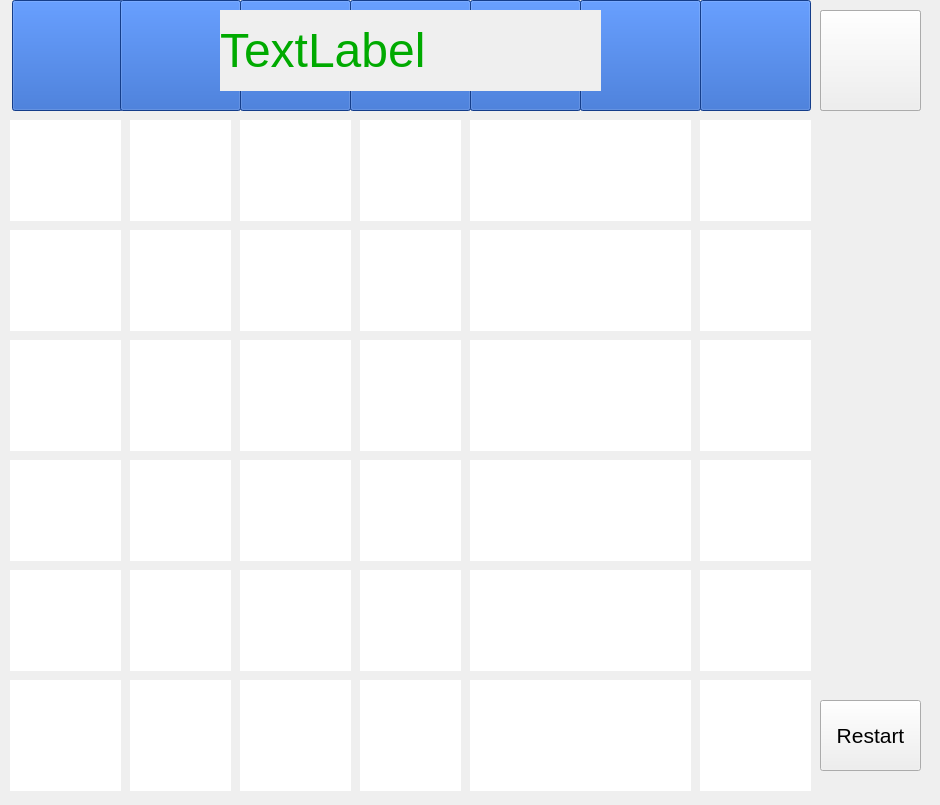
<?xml version="1.0" encoding="UTF-8"?>
<ui version="4.0">
 <class>ConnectFour_CSCI440Project_v01Class</class>
 <widget class="QMainWindow" name="ConnectFour_CSCI440Project_v01Class">
  <property name="enabled">
   <bool>true</bool>
  </property>
  <property name="geometry">
   <rect>
    <x>0</x>
    <y>0</y>
    <width>940</width>
    <height>805</height>
   </rect>
  </property>
  <property name="acceptDrops">
   <bool>false</bool>
  </property>
  <property name="windowTitle">
   <string>ConnectFour_CSCI440Project_v01</string>
  </property>
  <property name="autoFillBackground">
   <bool>false</bool>
  </property>
  <widget class="QWidget" name="centralWidget">
   <widget class="QLabel" name="boardBG">
    <property name="geometry">
     <rect>
      <x>10</x>
      <y>0</y>
      <width>801</width>
      <height>791</height>
     </rect>
    </property>
    <property name="text">
     <string/>
    </property>
    <property name="pixmap">
     <pixmap resource="ConnectFour_CSCI440Project_v01.qrc">:/ConnectFour_CSCI440Project_v01/Resources/board_BG.png</pixmap>
    </property>
    <property name="scaledContents">
     <bool>true</bool>
    </property>
   </widget>
   <widget class="QPushButton" name="restartBtn">
    <property name="geometry">
     <rect>
      <x>820</x>
      <y>700</y>
      <width>101</width>
      <height>71</height>
     </rect>
    </property>
    <property name="font">
     <font>
      <pointsize>16</pointsize>
     </font>
    </property>
    <property name="text">
     <string>Restart</string>
    </property>
   </widget>
   <widget class="QPushButton" name="redBtn">
    <property name="geometry">
     <rect>
      <x>820</x>
      <y>10</y>
      <width>101</width>
      <height>101</height>
     </rect>
    </property>
    <property name="autoFillBackground">
     <bool>false</bool>
    </property>
    <property name="styleSheet">
     <string notr="true">border-image: url(:/ConnectFour_CSCI440Project_v01/Resources/red.png);</string>
    </property>
    <property name="text">
     <string/>
    </property>
   </widget>
   <widget class="QPushButton" name="yellowBtn">
    <property name="enabled">
     <bool>true</bool>
    </property>
    <property name="geometry">
     <rect>
      <x>820</x>
      <y>10</y>
      <width>101</width>
      <height>101</height>
     </rect>
    </property>
    <property name="styleSheet">
     <string notr="true">border-image: url(:/ConnectFour_CSCI440Project_v01/Resources/yellow.png);</string>
    </property>
    <property name="text">
     <string/>
    </property>
   </widget>
   <widget class="QLabel" name="sixOne">
    <property name="geometry">
     <rect>
      <x>700</x>
      <y>570</y>
      <width>111</width>
      <height>101</height>
     </rect>
    </property>
    <property name="styleSheet">
     <string notr="true">background-color: rgb(255, 255, 255);</string>
    </property>
    <property name="text">
     <string/>
    </property>
   </widget>
   <widget class="QLabel" name="oneOne">
    <property name="geometry">
     <rect>
      <x>130</x>
      <y>570</y>
      <width>101</width>
      <height>101</height>
     </rect>
    </property>
    <property name="styleSheet">
     <string notr="true">background-color: rgb(255, 255, 255);</string>
    </property>
    <property name="text">
     <string/>
    </property>
   </widget>
   <widget class="QLabel" name="fourZero">
    <property name="geometry">
     <rect>
      <x>470</x>
      <y>680</y>
      <width>111</width>
      <height>111</height>
     </rect>
    </property>
    <property name="styleSheet">
     <string notr="true">background-color: rgb(255, 255, 255);</string>
    </property>
    <property name="text">
     <string/>
    </property>
   </widget>
   <widget class="QLabel" name="sixTwo">
    <property name="geometry">
     <rect>
      <x>700</x>
      <y>460</y>
      <width>111</width>
      <height>101</height>
     </rect>
    </property>
    <property name="styleSheet">
     <string notr="true">background-color: rgb(255, 255, 255);</string>
    </property>
    <property name="text">
     <string/>
    </property>
   </widget>
   <widget class="QLabel" name="fourFive">
    <property name="geometry">
     <rect>
      <x>470</x>
      <y>120</y>
      <width>111</width>
      <height>101</height>
     </rect>
    </property>
    <property name="styleSheet">
     <string notr="true">background-color: rgb(255, 255, 255);</string>
    </property>
    <property name="text">
     <string/>
    </property>
   </widget>
   <widget class="QLabel" name="twoZero">
    <property name="geometry">
     <rect>
      <x>240</x>
      <y>680</y>
      <width>111</width>
      <height>111</height>
     </rect>
    </property>
    <property name="styleSheet">
     <string notr="true">background-color: rgb(255, 255, 255);</string>
    </property>
    <property name="text">
     <string/>
    </property>
   </widget>
   <widget class="QLabel" name="oneZero">
    <property name="geometry">
     <rect>
      <x>130</x>
      <y>680</y>
      <width>101</width>
      <height>111</height>
     </rect>
    </property>
    <property name="styleSheet">
     <string notr="true">background-color: rgb(255, 255, 255);</string>
    </property>
    <property name="text">
     <string/>
    </property>
   </widget>
   <widget class="QLabel" name="threeOne">
    <property name="geometry">
     <rect>
      <x>360</x>
      <y>570</y>
      <width>101</width>
      <height>101</height>
     </rect>
    </property>
    <property name="styleSheet">
     <string notr="true">background-color: rgb(255, 255, 255);</string>
    </property>
    <property name="text">
     <string/>
    </property>
   </widget>
   <widget class="QLabel" name="fiveFive">
    <property name="geometry">
     <rect>
      <x>580</x>
      <y>120</y>
      <width>111</width>
      <height>101</height>
     </rect>
    </property>
    <property name="styleSheet">
     <string notr="true">background-color: rgb(255, 255, 255);</string>
    </property>
    <property name="text">
     <string/>
    </property>
   </widget>
   <widget class="QLabel" name="oneTwo">
    <property name="geometry">
     <rect>
      <x>130</x>
      <y>460</y>
      <width>101</width>
      <height>101</height>
     </rect>
    </property>
    <property name="styleSheet">
     <string notr="true">background-color: rgb(255, 255, 255);</string>
    </property>
    <property name="text">
     <string/>
    </property>
   </widget>
   <widget class="QLabel" name="fourOne">
    <property name="geometry">
     <rect>
      <x>470</x>
      <y>570</y>
      <width>111</width>
      <height>101</height>
     </rect>
    </property>
    <property name="styleSheet">
     <string notr="true">background-color: rgb(255, 255, 255);</string>
    </property>
    <property name="text">
     <string/>
    </property>
   </widget>
   <widget class="QLabel" name="threeFive">
    <property name="geometry">
     <rect>
      <x>360</x>
      <y>120</y>
      <width>101</width>
      <height>101</height>
     </rect>
    </property>
    <property name="styleSheet">
     <string notr="true">background-color: rgb(255, 255, 255);</string>
    </property>
    <property name="text">
     <string/>
    </property>
   </widget>
   <widget class="QLabel" name="threeFour">
    <property name="geometry">
     <rect>
      <x>360</x>
      <y>230</y>
      <width>101</width>
      <height>101</height>
     </rect>
    </property>
    <property name="styleSheet">
     <string notr="true">background-color: rgb(255, 255, 255);</string>
    </property>
    <property name="text">
     <string/>
    </property>
   </widget>
   <widget class="QLabel" name="zeroOne">
    <property name="geometry">
     <rect>
      <x>10</x>
      <y>570</y>
      <width>111</width>
      <height>101</height>
     </rect>
    </property>
    <property name="styleSheet">
     <string notr="true">background-color: rgb(255, 255, 255);</string>
    </property>
    <property name="text">
     <string/>
    </property>
   </widget>
   <widget class="QLabel" name="fourThree">
    <property name="geometry">
     <rect>
      <x>470</x>
      <y>340</y>
      <width>111</width>
      <height>111</height>
     </rect>
    </property>
    <property name="styleSheet">
     <string notr="true">background-color: rgb(255, 255, 255);</string>
    </property>
    <property name="text">
     <string/>
    </property>
   </widget>
   <widget class="QLabel" name="sixFive">
    <property name="geometry">
     <rect>
      <x>700</x>
      <y>120</y>
      <width>111</width>
      <height>101</height>
     </rect>
    </property>
    <property name="styleSheet">
     <string notr="true">background-color: rgb(255, 255, 255);</string>
    </property>
    <property name="text">
     <string/>
    </property>
   </widget>
   <widget class="QLabel" name="sixZero">
    <property name="geometry">
     <rect>
      <x>700</x>
      <y>680</y>
      <width>111</width>
      <height>111</height>
     </rect>
    </property>
    <property name="styleSheet">
     <string notr="true">background-color: rgb(255, 255, 255);</string>
    </property>
    <property name="text">
     <string/>
    </property>
   </widget>
   <widget class="QLabel" name="sixThree">
    <property name="geometry">
     <rect>
      <x>700</x>
      <y>340</y>
      <width>111</width>
      <height>111</height>
     </rect>
    </property>
    <property name="styleSheet">
     <string notr="true">background-color: rgb(255, 255, 255);</string>
    </property>
    <property name="text">
     <string/>
    </property>
   </widget>
   <widget class="QLabel" name="sixFour">
    <property name="geometry">
     <rect>
      <x>700</x>
      <y>230</y>
      <width>111</width>
      <height>101</height>
     </rect>
    </property>
    <property name="styleSheet">
     <string notr="true">background-color: rgb(255, 255, 255);</string>
    </property>
    <property name="text">
     <string/>
    </property>
   </widget>
   <widget class="QLabel" name="oneFive">
    <property name="geometry">
     <rect>
      <x>130</x>
      <y>120</y>
      <width>101</width>
      <height>101</height>
     </rect>
    </property>
    <property name="styleSheet">
     <string notr="true">background-color: rgb(255, 255, 255);</string>
    </property>
    <property name="text">
     <string/>
    </property>
   </widget>
   <widget class="QLabel" name="zeroThree">
    <property name="geometry">
     <rect>
      <x>10</x>
      <y>340</y>
      <width>111</width>
      <height>111</height>
     </rect>
    </property>
    <property name="styleSheet">
     <string notr="true">background-color: rgb(255, 255, 255);</string>
    </property>
    <property name="text">
     <string/>
    </property>
   </widget>
   <widget class="QLabel" name="fourFour">
    <property name="geometry">
     <rect>
      <x>470</x>
      <y>230</y>
      <width>111</width>
      <height>101</height>
     </rect>
    </property>
    <property name="styleSheet">
     <string notr="true">background-color: rgb(255, 255, 255);</string>
    </property>
    <property name="text">
     <string/>
    </property>
   </widget>
   <widget class="QLabel" name="fiveFour">
    <property name="geometry">
     <rect>
      <x>580</x>
      <y>230</y>
      <width>111</width>
      <height>101</height>
     </rect>
    </property>
    <property name="styleSheet">
     <string notr="true">background-color: rgb(255, 255, 255);</string>
    </property>
    <property name="text">
     <string/>
    </property>
   </widget>
   <widget class="QLabel" name="fiveOne">
    <property name="geometry">
     <rect>
      <x>580</x>
      <y>570</y>
      <width>111</width>
      <height>101</height>
     </rect>
    </property>
    <property name="styleSheet">
     <string notr="true">background-color: rgb(255, 255, 255);</string>
    </property>
    <property name="text">
     <string/>
    </property>
   </widget>
   <widget class="QLabel" name="zeroFive">
    <property name="geometry">
     <rect>
      <x>10</x>
      <y>120</y>
      <width>111</width>
      <height>101</height>
     </rect>
    </property>
    <property name="styleSheet">
     <string notr="true">background-color: rgb(255, 255, 255);</string>
    </property>
    <property name="text">
     <string/>
    </property>
   </widget>
   <widget class="QLabel" name="twoOne">
    <property name="geometry">
     <rect>
      <x>240</x>
      <y>570</y>
      <width>111</width>
      <height>101</height>
     </rect>
    </property>
    <property name="styleSheet">
     <string notr="true">background-color: rgb(255, 255, 255);</string>
    </property>
    <property name="text">
     <string/>
    </property>
   </widget>
   <widget class="QLabel" name="zeroTwo">
    <property name="geometry">
     <rect>
      <x>10</x>
      <y>460</y>
      <width>111</width>
      <height>101</height>
     </rect>
    </property>
    <property name="styleSheet">
     <string notr="true">background-color: rgb(255, 255, 255);</string>
    </property>
    <property name="text">
     <string/>
    </property>
   </widget>
   <widget class="QLabel" name="twoThree">
    <property name="geometry">
     <rect>
      <x>240</x>
      <y>340</y>
      <width>111</width>
      <height>111</height>
     </rect>
    </property>
    <property name="styleSheet">
     <string notr="true">background-color: rgb(255, 255, 255);</string>
    </property>
    <property name="text">
     <string/>
    </property>
   </widget>
   <widget class="QLabel" name="threeZero">
    <property name="geometry">
     <rect>
      <x>360</x>
      <y>680</y>
      <width>101</width>
      <height>111</height>
     </rect>
    </property>
    <property name="styleSheet">
     <string notr="true">background-color: rgb(255, 255, 255);</string>
    </property>
    <property name="text">
     <string/>
    </property>
   </widget>
   <widget class="QLabel" name="oneThree">
    <property name="geometry">
     <rect>
      <x>130</x>
      <y>340</y>
      <width>101</width>
      <height>111</height>
     </rect>
    </property>
    <property name="styleSheet">
     <string notr="true">background-color: rgb(255, 255, 255);</string>
    </property>
    <property name="text">
     <string/>
    </property>
   </widget>
   <widget class="QLabel" name="twoTwo">
    <property name="geometry">
     <rect>
      <x>240</x>
      <y>460</y>
      <width>111</width>
      <height>101</height>
     </rect>
    </property>
    <property name="styleSheet">
     <string notr="true">background-color: rgb(255, 255, 255);</string>
    </property>
    <property name="text">
     <string/>
    </property>
   </widget>
   <widget class="QLabel" name="fiveZero">
    <property name="geometry">
     <rect>
      <x>580</x>
      <y>680</y>
      <width>111</width>
      <height>111</height>
     </rect>
    </property>
    <property name="styleSheet">
     <string notr="true">background-color: rgb(255, 255, 255);</string>
    </property>
    <property name="text">
     <string/>
    </property>
   </widget>
   <widget class="QLabel" name="threeThree">
    <property name="geometry">
     <rect>
      <x>360</x>
      <y>340</y>
      <width>101</width>
      <height>111</height>
     </rect>
    </property>
    <property name="styleSheet">
     <string notr="true">background-color: rgb(255, 255, 255);</string>
    </property>
    <property name="text">
     <string/>
    </property>
   </widget>
   <widget class="QLabel" name="fourTwo">
    <property name="geometry">
     <rect>
      <x>470</x>
      <y>460</y>
      <width>111</width>
      <height>101</height>
     </rect>
    </property>
    <property name="styleSheet">
     <string notr="true">background-color: rgb(255, 255, 255);</string>
    </property>
    <property name="text">
     <string/>
    </property>
   </widget>
   <widget class="QLabel" name="zeroFour">
    <property name="geometry">
     <rect>
      <x>10</x>
      <y>230</y>
      <width>111</width>
      <height>101</height>
     </rect>
    </property>
    <property name="styleSheet">
     <string notr="true">background-color: rgb(255, 255, 255);</string>
    </property>
    <property name="text">
     <string/>
    </property>
   </widget>
   <widget class="QLabel" name="twoFive">
    <property name="geometry">
     <rect>
      <x>240</x>
      <y>120</y>
      <width>111</width>
      <height>101</height>
     </rect>
    </property>
    <property name="styleSheet">
     <string notr="true">background-color: rgb(255, 255, 255);</string>
    </property>
    <property name="text">
     <string/>
    </property>
   </widget>
   <widget class="QLabel" name="fiveThree">
    <property name="geometry">
     <rect>
      <x>580</x>
      <y>340</y>
      <width>111</width>
      <height>111</height>
     </rect>
    </property>
    <property name="styleSheet">
     <string notr="true">background-color: rgb(255, 255, 255);</string>
    </property>
    <property name="text">
     <string/>
    </property>
   </widget>
   <widget class="QLabel" name="threeTwo">
    <property name="geometry">
     <rect>
      <x>360</x>
      <y>460</y>
      <width>101</width>
      <height>101</height>
     </rect>
    </property>
    <property name="styleSheet">
     <string notr="true">background-color: rgb(255, 255, 255);</string>
    </property>
    <property name="text">
     <string/>
    </property>
   </widget>
   <widget class="QLabel" name="oneFour">
    <property name="geometry">
     <rect>
      <x>130</x>
      <y>230</y>
      <width>101</width>
      <height>101</height>
     </rect>
    </property>
    <property name="styleSheet">
     <string notr="true">background-color: rgb(255, 255, 255);</string>
    </property>
    <property name="text">
     <string/>
    </property>
   </widget>
   <widget class="QLabel" name="zeroZero">
    <property name="geometry">
     <rect>
      <x>10</x>
      <y>680</y>
      <width>111</width>
      <height>111</height>
     </rect>
    </property>
    <property name="styleSheet">
     <string notr="true">background-color: rgb(255, 255, 255);</string>
    </property>
    <property name="text">
     <string/>
    </property>
   </widget>
   <widget class="QLabel" name="fiveTwo">
    <property name="geometry">
     <rect>
      <x>580</x>
      <y>460</y>
      <width>111</width>
      <height>101</height>
     </rect>
    </property>
    <property name="styleSheet">
     <string notr="true">background-color: rgb(255, 255, 255);</string>
    </property>
    <property name="text">
     <string/>
    </property>
   </widget>
   <widget class="QLabel" name="twoFour">
    <property name="geometry">
     <rect>
      <x>240</x>
      <y>230</y>
      <width>111</width>
      <height>101</height>
     </rect>
    </property>
    <property name="styleSheet">
     <string notr="true">background-color: rgb(255, 255, 255);</string>
    </property>
    <property name="text">
     <string/>
    </property>
   </widget>
   <widget class="QPushButton" name="col1">
    <property name="geometry">
     <rect>
      <x>12</x>
      <y>0</y>
      <width>111</width>
      <height>111</height>
     </rect>
    </property>
    <property name="styleSheet">
     <string notr="true">background-color: rgb(28, 86, 193);</string>
    </property>
    <property name="text">
     <string/>
    </property>
   </widget>
   <widget class="QPushButton" name="col2">
    <property name="geometry">
     <rect>
      <x>120</x>
      <y>0</y>
      <width>121</width>
      <height>111</height>
     </rect>
    </property>
    <property name="styleSheet">
     <string notr="true">background-color: rgb(28, 86, 193);</string>
    </property>
    <property name="text">
     <string/>
    </property>
   </widget>
   <widget class="QPushButton" name="col3">
    <property name="geometry">
     <rect>
      <x>240</x>
      <y>0</y>
      <width>111</width>
      <height>111</height>
     </rect>
    </property>
    <property name="styleSheet">
     <string notr="true">background-color: rgb(28, 86, 193);</string>
    </property>
    <property name="text">
     <string/>
    </property>
   </widget>
   <widget class="QPushButton" name="col4">
    <property name="geometry">
     <rect>
      <x>350</x>
      <y>0</y>
      <width>121</width>
      <height>111</height>
     </rect>
    </property>
    <property name="styleSheet">
     <string notr="true">background-color: rgb(28, 86, 193);</string>
    </property>
    <property name="text">
     <string/>
    </property>
   </widget>
   <widget class="QPushButton" name="col5">
    <property name="geometry">
     <rect>
      <x>470</x>
      <y>0</y>
      <width>111</width>
      <height>111</height>
     </rect>
    </property>
    <property name="styleSheet">
     <string notr="true">background-color: rgb(28, 86, 193);</string>
    </property>
    <property name="text">
     <string/>
    </property>
   </widget>
   <widget class="QPushButton" name="col6">
    <property name="geometry">
     <rect>
      <x>580</x>
      <y>0</y>
      <width>121</width>
      <height>111</height>
     </rect>
    </property>
    <property name="styleSheet">
     <string notr="true">background-color: rgb(28, 86, 193);</string>
    </property>
    <property name="text">
     <string/>
    </property>
   </widget>
   <widget class="QPushButton" name="col7">
    <property name="geometry">
     <rect>
      <x>700</x>
      <y>0</y>
      <width>111</width>
      <height>111</height>
     </rect>
    </property>
    <property name="styleSheet">
     <string notr="true">background-color: rgb(28, 86, 193);</string>
    </property>
    <property name="text">
     <string/>
    </property>
   </widget>
   <widget class="QLabel" name="scoreLabel">
    <property name="geometry">
     <rect>
      <x>220</x>
      <y>10</y>
      <width>381</width>
      <height>81</height>
     </rect>
    </property>
    <property name="font">
     <font>
      <pointsize>36</pointsize>
     </font>
    </property>
    <property name="layoutDirection">
     <enum>Qt::LeftToRight</enum>
    </property>
    <property name="autoFillBackground">
     <bool>true</bool>
    </property>
    <property name="styleSheet">
     <string notr="true">color: rgb(0, 170, 0);</string>
    </property>
    <property name="text">
     <string>TextLabel</string>
    </property>
   </widget>
   <zorder>sixOne</zorder>
   <zorder>sixZero</zorder>
   <zorder>sixThree</zorder>
   <zorder>sixFour</zorder>
   <zorder>sixTwo</zorder>
   <zorder>sixFive</zorder>
   <zorder>restartBtn</zorder>
   <zorder>oneOne</zorder>
   <zorder>fourZero</zorder>
   <zorder>fourFive</zorder>
   <zorder>twoZero</zorder>
   <zorder>oneZero</zorder>
   <zorder>threeOne</zorder>
   <zorder>fiveFive</zorder>
   <zorder>oneTwo</zorder>
   <zorder>fourOne</zorder>
   <zorder>threeFive</zorder>
   <zorder>threeFour</zorder>
   <zorder>zeroOne</zorder>
   <zorder>fourThree</zorder>
   <zorder>oneFive</zorder>
   <zorder>zeroThree</zorder>
   <zorder>fourFour</zorder>
   <zorder>fiveFour</zorder>
   <zorder>fiveOne</zorder>
   <zorder>zeroFive</zorder>
   <zorder>twoOne</zorder>
   <zorder>zeroTwo</zorder>
   <zorder>twoThree</zorder>
   <zorder>threeZero</zorder>
   <zorder>oneThree</zorder>
   <zorder>twoTwo</zorder>
   <zorder>fiveZero</zorder>
   <zorder>threeThree</zorder>
   <zorder>fourTwo</zorder>
   <zorder>zeroFour</zorder>
   <zorder>twoFive</zorder>
   <zorder>fiveThree</zorder>
   <zorder>threeTwo</zorder>
   <zorder>oneFour</zorder>
   <zorder>zeroZero</zorder>
   <zorder>fiveTwo</zorder>
   <zorder>twoFour</zorder>
   <zorder>redBtn</zorder>
   <zorder>yellowBtn</zorder>
   <zorder>boardBG</zorder>
   <zorder>col1</zorder>
   <zorder>col2</zorder>
   <zorder>col3</zorder>
   <zorder>col4</zorder>
   <zorder>col5</zorder>
   <zorder>col6</zorder>
   <zorder>col7</zorder>
   <zorder>scoreLabel</zorder>
  </widget>
 </widget>
 <layoutdefault spacing="6" margin="11"/>
 <resources>
  <include location="ConnectFour_CSCI440Project_v01.qrc"/>
 </resources>
 <connections>
  <connection>
   <sender>yellowBtn</sender>
   <signal>clicked()</signal>
   <receiver>ConnectFour_CSCI440Project_v01Class</receiver>
   <slot>on_yellowBtn_clicked()</slot>
   <hints>
    <hint type="sourcelabel">
     <x>868</x>
     <y>72</y>
    </hint>
    <hint type="destinationlabel">
     <x>141</x>
     <y>0</y>
    </hint>
   </hints>
  </connection>
  <connection>
   <sender>redBtn</sender>
   <signal>clicked()</signal>
   <receiver>ConnectFour_CSCI440Project_v01Class</receiver>
   <slot>on_redBtn_clicked()</slot>
   <hints>
    <hint type="sourcelabel">
     <x>836</x>
     <y>40</y>
    </hint>
    <hint type="destinationlabel">
     <x>330</x>
     <y>0</y>
    </hint>
   </hints>
  </connection>
  <connection>
   <sender>restartBtn</sender>
   <signal>clicked()</signal>
   <receiver>ConnectFour_CSCI440Project_v01Class</receiver>
   <slot>on_restartBtn_clicked()</slot>
   <hints>
    <hint type="sourcelabel">
     <x>920</x>
     <y>717</y>
    </hint>
    <hint type="destinationlabel">
     <x>526</x>
     <y>0</y>
    </hint>
   </hints>
  </connection>
  <connection>
   <sender>col1</sender>
   <signal>clicked()</signal>
   <receiver>ConnectFour_CSCI440Project_v01Class</receiver>
   <slot>on_arrowBtn_clicked()</slot>
   <hints>
    <hint type="sourcelabel">
     <x>79</x>
     <y>66</y>
    </hint>
    <hint type="destinationlabel">
     <x>533</x>
     <y>-13</y>
    </hint>
   </hints>
  </connection>
  <connection>
   <sender>col2</sender>
   <signal>clicked()</signal>
   <receiver>ConnectFour_CSCI440Project_v01Class</receiver>
   <slot>on_arrowBtn_clicked()</slot>
   <hints>
    <hint type="sourcelabel">
     <x>199</x>
     <y>64</y>
    </hint>
    <hint type="destinationlabel">
     <x>320</x>
     <y>-22</y>
    </hint>
   </hints>
  </connection>
  <connection>
   <sender>col3</sender>
   <signal>clicked()</signal>
   <receiver>ConnectFour_CSCI440Project_v01Class</receiver>
   <slot>on_arrowBtn_clicked()</slot>
   <hints>
    <hint type="sourcelabel">
     <x>318</x>
     <y>47</y>
    </hint>
    <hint type="destinationlabel">
     <x>714</x>
     <y>-9</y>
    </hint>
   </hints>
  </connection>
  <connection>
   <sender>col4</sender>
   <signal>clicked()</signal>
   <receiver>ConnectFour_CSCI440Project_v01Class</receiver>
   <slot>on_arrowBtn_clicked()</slot>
   <hints>
    <hint type="sourcelabel">
     <x>426</x>
     <y>61</y>
    </hint>
    <hint type="destinationlabel">
     <x>156</x>
     <y>-6</y>
    </hint>
   </hints>
  </connection>
  <connection>
   <sender>col5</sender>
   <signal>clicked()</signal>
   <receiver>ConnectFour_CSCI440Project_v01Class</receiver>
   <slot>on_arrowBtn_clicked()</slot>
   <hints>
    <hint type="sourcelabel">
     <x>500</x>
     <y>52</y>
    </hint>
    <hint type="destinationlabel">
     <x>840</x>
     <y>178</y>
    </hint>
   </hints>
  </connection>
  <connection>
   <sender>col6</sender>
   <signal>clicked()</signal>
   <receiver>ConnectFour_CSCI440Project_v01Class</receiver>
   <slot>on_arrowBtn_clicked()</slot>
   <hints>
    <hint type="sourcelabel">
     <x>624</x>
     <y>52</y>
    </hint>
    <hint type="destinationlabel">
     <x>863</x>
     <y>255</y>
    </hint>
   </hints>
  </connection>
  <connection>
   <sender>col7</sender>
   <signal>clicked()</signal>
   <receiver>ConnectFour_CSCI440Project_v01Class</receiver>
   <slot>on_arrowBtn_clicked()</slot>
   <hints>
    <hint type="sourcelabel">
     <x>730</x>
     <y>30</y>
    </hint>
    <hint type="destinationlabel">
     <x>867</x>
     <y>230</y>
    </hint>
   </hints>
  </connection>
 </connections>
 <slots>
  <slot>on_restartBtn_clicked()</slot>
  <slot>on_arrowBtn_clicked()</slot>
 </slots>
</ui>
